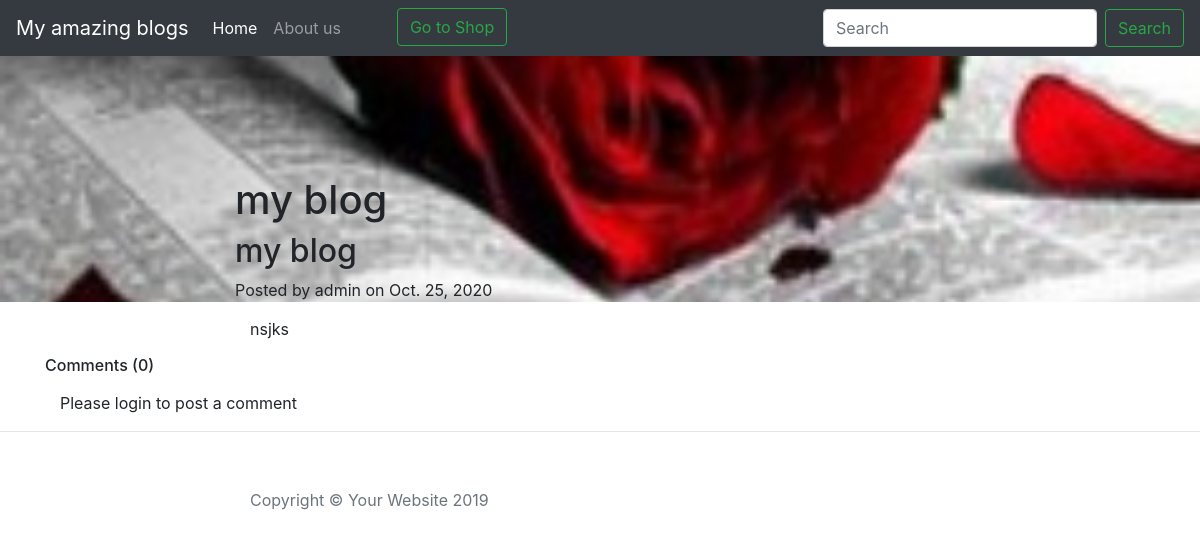
The app's page /blog/blogpost/2, older data.
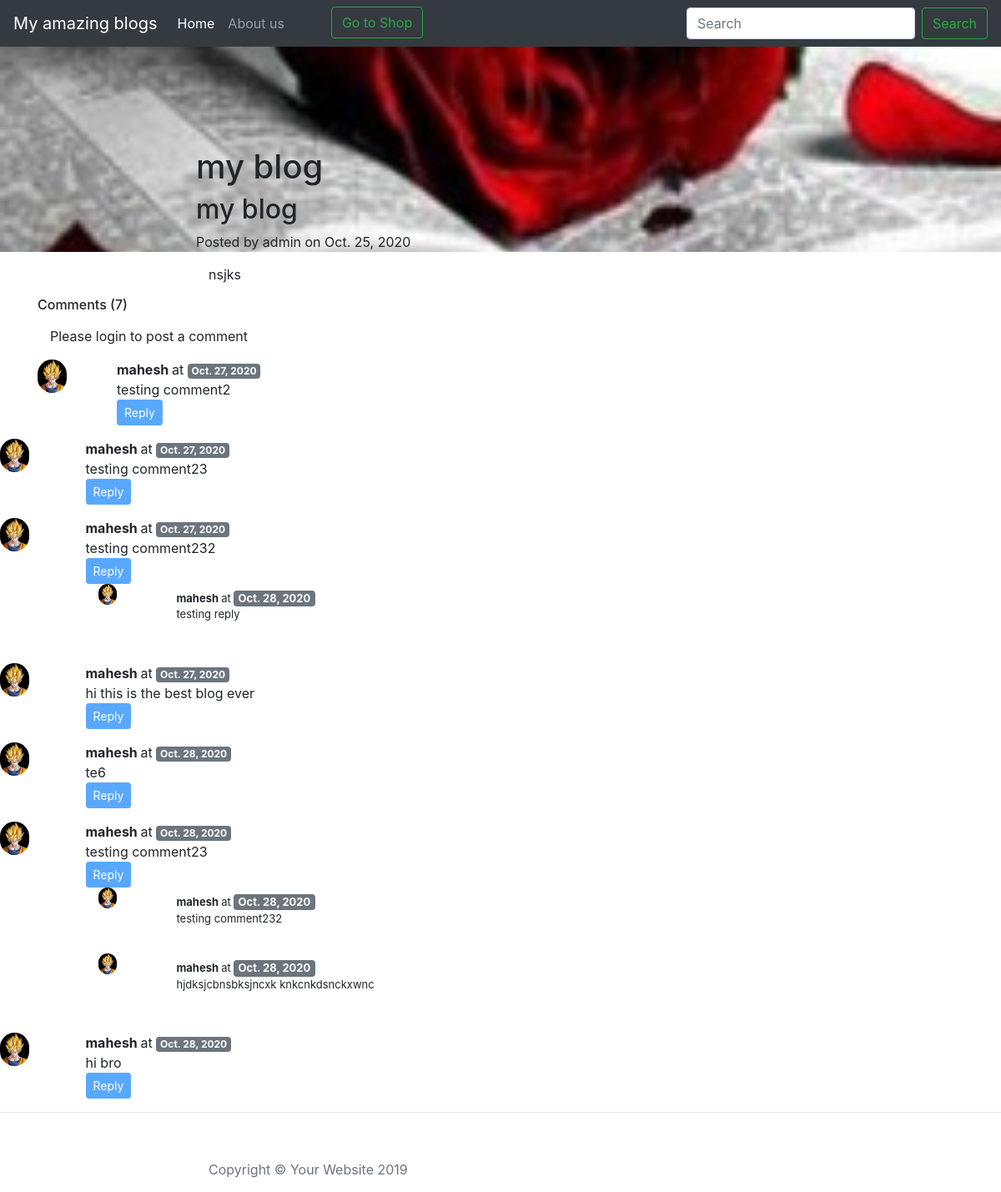
The same page, newer data.
### blog/models.py (models this page shows, shortened)
class Blogpost(models.Model):
    post_id=models.AutoField(primary_key=True)
    title=models.CharField(max_length=100)
    heading=models.CharField(max_length=60,default="")
    category=models.CharField(max_length=50,default="")
    content=models.CharField(max_length=800,default="")
    pub_date=models.DateField()
    image=models.ImageField(upload_to="blog/images",default="")

class Blogcomment(models.Model):
	sno=models.AutoField(primary_key=True)
	comment=models.TextField()
	user=models.ForeignKey(User,on_delete=models.CASCADE)
	post=models.ForeignKey(Blogpost,on_delete=models.CASCADE)
	parent=models.ForeignKey('self',on_delete=models.CASCADE,null=True)
	timesstamp=models.DateField(default=now)

### blog/views.py (the view)
# urls.py: path("blogpost/<int:id>",views.blogpost,name="blogpost"),
def blogpost(request,id):
    blog=Blogpost.objects.filter(post_id=id).first()
    comments=Blogcomment.objects.filter(post=blog,parent=None)
    replies=Blogcomment.objects.filter(post=blog).exclude(parent=None)
    replyDict={}
    for reply in replies:
        if reply.parent.sno not in replyDict.keys():
            replyDict[reply.parent.sno]=[reply]
        else:
            replyDict[reply.parent.sno].append(reply)
    context={'blog':blog,'comments':comments,'user':request.user,'replyDict':replyDict}
    return render(request,'blog/blogpost.html',context)

### blog/templatetags/get_dict.py (called while the page is built)
@register.filter(name='get_val')
def get_val(dict,key):
	return dict.get(key)

### blog/templates/blog/blogpost.html (shortened to what this page needs)
{% extends 'blog/basic.html' %}
{% block body %}
{% load humanize %}
{% load get_dict %}
   <header class="masthead" style="background-image: url('/media/{{blog.image}}')">
    <div class="container">
      <div class="row">
        <div class="col-lg-8 col-md-10 mx-auto">
          <div class="post-heading">
            <h1>{{blog.heading}}</h1>
            <h2 class="subheading">{{blog.category}}</h2>
            <span class="meta">Posted by admin
              on {{blog.pub_date}}</span>
          </div>
        </div>
      </div>
    </div>
  </header>
  <article>
    <div class="container">
      <div class="row">
        <div class="col-lg-8 col-md-10 mx-auto">
           <p>{{blog.content}}</p>
        </div>
      </div>
    </div>
  </article>
  <div class="container">
    <h6>Comments ({{comments.count}}) </h6>
    <div class="my-2">
   {% if user.is_authenticated %}
       <form action="/blog/postComment" method="post">{% csrf_token %}
      <div class="form-group">
      <input type="text" class="form-control" name="comment" placeholder="Enter comment here">
      <input type="hidden" name="postSno" value="{{blog.post_id}}">
      </div>
      <input type="hidden" name="parentsno" value="">
      <button type="submit" name="submit" class="btn btn-primary">Submit</button>
    </form>
   {% else %}
   <p>Please login to post a comment </p>
   {% endif %}
     </div>
    {% for comment in comments %}
    <div class="row my-3">
      <div class="col-md-1 "><img src="/static/blog/Super_Saiyan_Goku.png" style="border-radius: 30px"></div>
      <div class="col-md-11 "><b>{{comment.user.username}} </b>at
        <span class="badge badge-secondary">{{comment.timesstamp}}</span>
      <div>{{comment.comment}}</div>
      {% if user.is_authenticated %}
      <div class="reply mx-0">
        <p>
  <button class="btn btn-primary btn-sm" type="button" data-toggle="collapse" data-target="#replybox{{comment.sno}}" aria-expanded="false" aria-controls="replybox{{comment.sno}}">
    Reply
  </button>
</p>
<div class="collapse my-2" id="replybox{{comment.sno}}">
  <div class="card card-body">
           <form action="/blog/postComment" method="post">{% csrf_token %}
      <div class="form-group">
      <input type="text" class="form-control" name="comment" placeholder="Enter your reply here">
      <input type="hidden" name="parentsno" value="{{comment.sno}}">
      <input type="hidden" name="postSno" value="{{comment.post_id}}">
      </div>
      <button type="submit" name="submit" class="btn btn-primary">Submit</button>
    </form>
  </div>
</div>
{% else %}
  <button class="btn btn-primary btn-sm" type="button" data-toggle="collapse" data-target="#replybox{{comment.sno}}" aria-expanded="false" aria-controls="replybox{{comment.sno}}" disabled="on">
    Reply
  </button>
{% endif %}
<div class="replies ">
 {% for reply in replyDict|get_val:comment.sno %}
 <div class="row">
   <div class="col-md-1">
           <div class="col-md-1 repimg"><img  class="repimg" src="/static/blog/Super_Saiyan_Goku.png" style="border-radius: 30px"></div>
   </div>
   <div class="col-md-11 my-2 repimg">
      <div class="col-md-11 repimg"><b>{{reply.user.username}} </b>at
        <span class="badge badge-secondary repimg">{{reply.timesstamp}}</span>
      <div class="repimg">{{reply.comment}}</div></div>
 </div>
</div>
 <br>
 {% endfor %}
</div>
      </div>
    </div>
    </div>
    {% endfor %}
  </div>
  <hr>
  <footer>
    <div class="container">
      <div class="row">
        <div class="col-lg-8 col-md-10 mx-auto">
          <ul class="list-inline text-center">
          </ul>
          <p class="copyright text-muted">Copyright &copy; Your Website 2019</p>
        </div>
      </div>
    </div>
  </footer>
</body>
</html>
{% endblock %}

### blog/templates/blog/basic.html (shortened to what this page needs)
<!doctype html>
<html lang="en">
  <head>
    <link rel="stylesheet" href="https://stackpath.bootstrapcdn.com/bootstrap/4.5.0/css/bootstrap.min.css">
  </head>
  <body>
    <nav class="navbar navbar-expand-lg navbar-dark bg-dark">
        <a class="navbar-brand" href="#">My amazing blogs</a>
        <div class="collapse navbar-collapse" id="navbarSupportedContent">
          <ul class="navbar-nav mr-auto">
            <li class="nav-item active">
              <a class="nav-link" href="/blog/">Home <span class="sr-only">(current)</span></a>
            </li>
            <li class="nav-item">
              <a class="nav-link" href="/blog/aboutus">About us</a>
            </li>
        <li>
          <a href="/shop"><button Id="Blog" class="btn btn-outline-success my-1 my-sm-0 mx-1 ml-5">Go to Shop</button></a>
        </li>
          </ul>
          <form class="form-inline my-2 my-lg-0" action="/blog/search/" method="POST"> {% csrf_token %}
            <input class="form-control mr-sm-2" type="search" placeholder="Search" aria-label="Search" name="search">
            <button class="btn btn-outline-success my-2 my-sm-0" type="submit">Search</button>
          </form>
      </div>
      </nav>
      {% block body%} {% endblock %}
  </body>
</html>

Row changes from the older to the newer data that the page shows:
added Blogcomment: user.username "mahesh", timesstamp "Oct. 27, 2020", comment "testing comment2", shown under "Comments (7)"
added Blogcomment: user.username "mahesh", timesstamp "Oct. 27, 2020", comment "testing comment23", shown under "Comments (7)"
added Blogcomment: user.username "mahesh", timesstamp "Oct. 27, 2020", comment "testing comment232", shown under "Comments (7)"
added Blogcomment: user.username "mahesh", timesstamp "Oct. 28, 2020", comment "testing reply"
added Blogcomment: user.username "mahesh", timesstamp "Oct. 27, 2020", comment "hi this is the best blog ever", shown under "Comments (7)"
added Blogcomment: user.username "mahesh", timesstamp "Oct. 28, 2020", comment "te6", shown under "Comments (7)"
added Blogcomment: user.username "mahesh", timesstamp "Oct. 28, 2020", comment "testing comment23", shown under "Comments (7)"
added Blogcomment: user.username "mahesh", timesstamp "Oct. 28, 2020", comment "testing comment232"
added Blogcomment: user.username "mahesh", timesstamp "Oct. 28, 2020", comment "hjdksjcbnsbksjncxk knkcnkdsnckxwnc"
added Blogcomment: user.username "mahesh", timesstamp "Oct. 28, 2020", comment "hi bro", shown under "Comments (7)"
Text that changed along with them:
{{ comments.count }}: "0" → "7"
